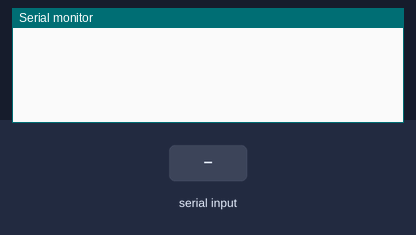
The sketch below on a simulated Arduino Mega 2560, built with avr-gcc and run on an emulated ATmega2560. Parts: the last lines printed to the serial monitor. Inputs (shaded band) come from the test bench. The modem accepts every AT command (registered, SIM ready, sends succeed) and sends nothing else.

Above: at 1.2 s.
1.3 s: "a\n" received over Serial
At 1.7 s:
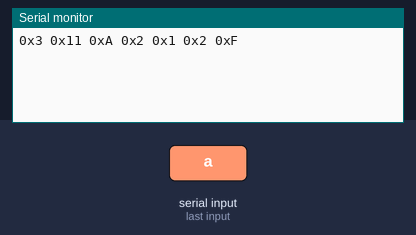
2.8 s: "b\n" received over Serial
At 4.0 s:
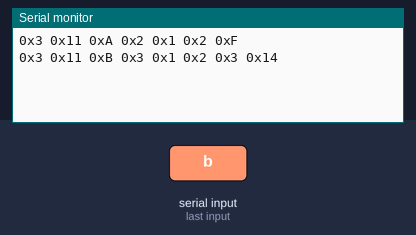
4.3 s: "c\n" received over Serial
At 5.1 s:
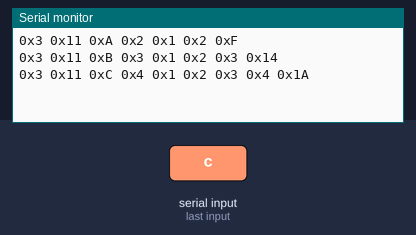
5.8 s: "1\n" received over Serial
At 6.3 s:
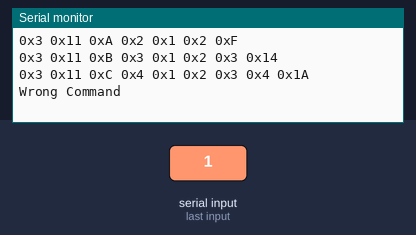

Measured:
- after the input at 1.3 s, the serial monitor: prints a new line at once (image 1)
- after the input at 2.8 s, the serial monitor: prints a new line at once (image 2)
- after the input at 4.3 s, the serial monitor: prints a new line at once (image 3)
- after the input at 5.8 s, the serial monitor: prints a new line at once (image 4)

The sketch:

ArduinoUartCommunication.ino
```cpp
/*
 * Packate Structure : [First Syncron Byte][Second Syncron Byte][Payload Type][Payload Length][Payload][Checksum]
 *
 * First Syncron Byte : 0x03
 * Second Syncron Byte : 0x11
 *
 * Payload Type : -> for package A = 0x0A -> length payload for package A = 2 bytes
 *                -> for package B = 0x0B -> length payload for package B = 3 bytes
 *                -> for package C = 0x0C -> length payload for package C = 4 bytes
 *
 *  Checksum : 8 bit integer checksum value
 */


#define BUFFER_SIZE 100

uint8_t transmit_message_buffer_u8[BUFFER_SIZE];
uint8_t transmit_array_length_u8;
String char_from_PC = "";

uint8_t indix_u8 = 0;


void setup(){

  Serial1.begin(115200);
  Serial.begin(115200);

}

void loop(){

  if (Serial.available() > 0 ) {
    char_from_PC = Serial.readStringUntil('\n');

    if (char_from_PC == "a") {

      transmit_array_length_u8 = create_package_A();
      send_package();

    } else if (char_from_PC == "b") {

      transmit_array_length_u8 = create_package_B();
      send_package();

    } else if(char_from_PC == "c"){

      transmit_array_length_u8 = create_package_C();
      send_package();

    }
    else {

      Serial.println("Wrong Command");

    }
  }
}


void send_package(){

   Serial1.write(transmit_message_buffer_u8, transmit_array_length_u8 / sizeof(uint8_t));
  for (int i = 0; i < transmit_array_length_u8; i++) {
    Serial.print("0x");
    Serial.print(transmit_message_buffer_u8[i], HEX);
    Serial.print(" ");
  }
  Serial.println();

}


uint8_t create_package_C(){
  // Package Length
  uint8_t package_length_u8 = 9;

  // Syncron Bits
  uint8_t first_char_u8 = 0x03;
  uint8_t second_char_u8 = 0x11;

  // Payload Information Bits
  uint8_t payload_type_u8 = 0x0C;
  uint8_t payload_length = 0x04;

  // Assign Syncron Bits
  transmit_message_buffer_u8[0] = first_char_u8;
  transmit_message_buffer_u8[1] = second_char_u8;

  // Assign Payload Information Bits
  transmit_message_buffer_u8[2] = payload_type_u8;
  transmit_message_buffer_u8[3] = payload_length;

  // Assign Payload
  transmit_message_buffer_u8[4] = 0x01;
  transmit_message_buffer_u8[5] = 0x02;
  transmit_message_buffer_u8[6] = 0x03;
  transmit_message_buffer_u8[7] = 0x04;

  // Caculate Checksum Value
  uint8_t check_sum_value_u8 = calculeted_checksum(transmit_message_buffer_u8, 8);

  // Assign Checksum Value
  transmit_message_buffer_u8[8] = check_sum_value_u8;

  // Return total package length
  return package_length_u8;

}

uint8_t create_package_B(){
  // Package Length
  uint8_t package_length_u8 = 8;

  // Syncron Bits
  uint8_t first_char_u8 = 0x03;
  uint8_t second_char_u8 = 0x11;

  // Payload Information Bits
  uint8_t payload_type_u8 = 0x0B;
  uint8_t payload_length = 0x03;

  // Assign Syncron Bits
  transmit_message_buffer_u8[0] = first_char_u8;
  transmit_message_buffer_u8[1] = second_char_u8;

  // Assign Payload Information Bits
  transmit_message_buffer_u8[2] = payload_type_u8;
  transmit_message_buffer_u8[3] = payload_length;

  // Assign Payload
  transmit_message_buffer_u8[4] = 0x01;
  transmit_message_buffer_u8[5] = 0x02;
  transmit_message_buffer_u8[6] = 0x03;

  // Caculate Checksum Value
  uint8_t check_sum_value_u8 = calculeted_checksum(transmit_message_buffer_u8, 7);

  // Assign Checksum Value
  transmit_message_buffer_u8[7] = check_sum_value_u8;

  // Return total package length
  return package_length_u8;

}
uint8_t create_package_A(){

  // Package Length
  uint8_t package_length_u8 = 7;

  // Syncron Bits
  uint8_t first_char_u8 = 0x03;
  uint8_t second_char_u8 = 0x11;

  // Payload Information Bits
  uint8_t payload_type_u8 = 0x0A;
  uint8_t payload_length = 0x02;

  // Assign Syncron Bits
  transmit_message_buffer_u8[0] = first_char_u8;
  transmit_message_buffer_u8[1] = second_char_u8;

  // Assign Payload Information Bits
  transmit_message_buffer_u8[2] = payload_type_u8;
  transmit_message_buffer_u8[3] = payload_length;

  // Assign Payload
  transmit_message_buffer_u8[4] = 0x01;
  transmit_message_buffer_u8[5] = 0x02;

  // Caculate Checksum Value
  uint8_t check_sum_value_u8 = calculeted_checksum(transmit_message_buffer_u8, 6);

  // Assign Checksum Value
  transmit_message_buffer_u8[6] = check_sum_value_u8;

  // Return total package length
  return package_length_u8;

}

uint8_t calculeted_checksum(uint8_t *data_array , uint8_t size_ar){

    uint8_t calculated_CK_u8 = 0;

    for (int i = 2; i < size_ar; i++) {

      calculated_CK_u8 += data_array[i];
      calculated_CK_u8 = calculated_CK_u8 & 0xFF;

    }
    return calculated_CK_u8;
}
```
